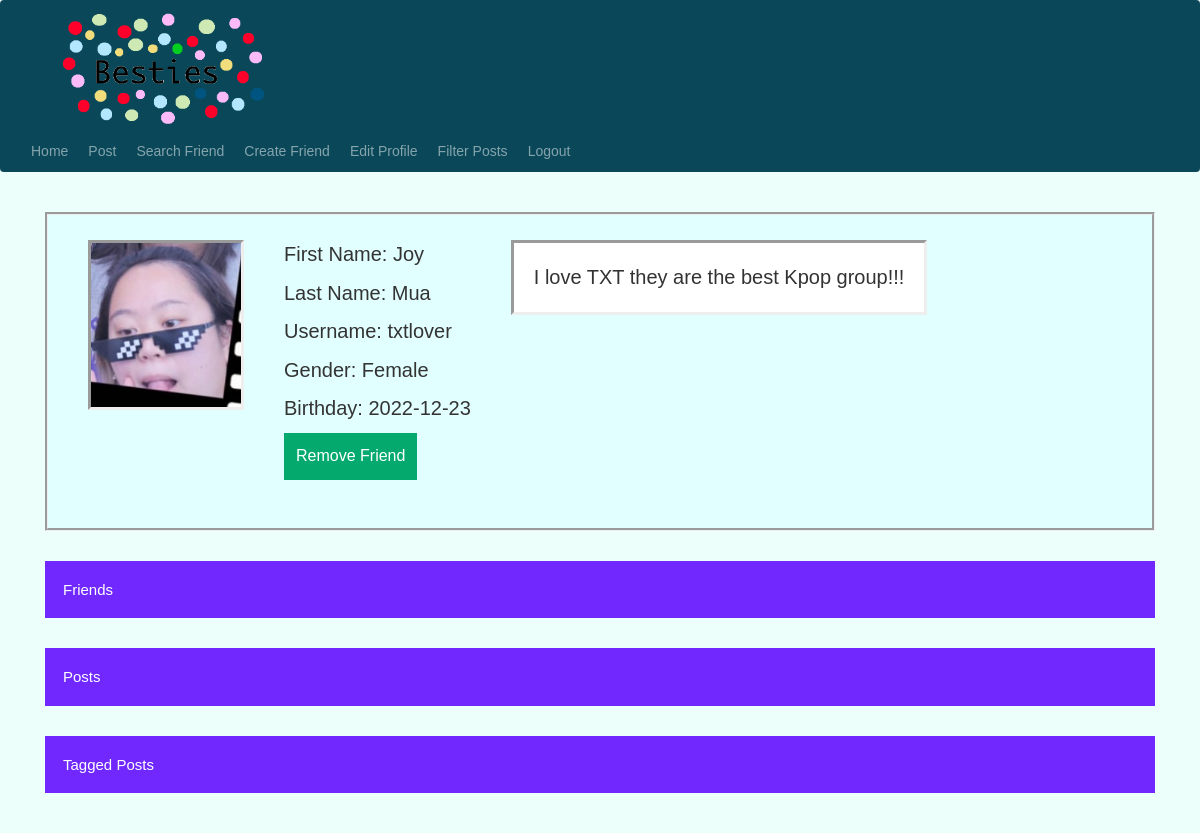
The app's page /user-home/view-friend-profile/1 (signed in) with its own data.
### setup/models.py (models this page shows)
class User(db.Model, UserMixin):
    id = db.Column(db.Integer, primary_key=True)
    email = db.Column(db.String(20), unique=True)
    username = db.Column(db.String(20), unique=True)
    password = db.Column(db.String(20))
    first_name = db.Column(db.String(20))
    middle_name = db.Column(db.String(20))
    last_name = db.Column(db.String(20))
    bio = db.Column(db.String(100))
    gender = db.Column(db.String(20))
    birthday = db.Column(db.String(20))
    profile_picture = db.Column(db.String(50))
    age = db.Column(db.Integer)
    posts = db.relationship('Post')
    friends_list = db.Column(MutableList.as_mutable(PickleType), default=[])
    friend_requests = db.relationship('FriendRequest')

### setup/features.py (the view)
@features.route('/user-home/view-friend-profile/<int:friend_id>', methods=['GET', 'POST'])
@login_required
def view_friend_profile(friend_id):
    friend = User.query.filter_by(id=friend_id).first()
    return render_template('friend_page.html', friend=friend, user=current_user)

### setup/__init__.py (called while the page is built)
def create_app():
    app = Flask(__name__)
    app.config['SECRET KEY'] = 'iudsdbciud ccdoi'
    app.config['SQLALCHEMY_DATABASE_URI'] = f'sqlite:///{DB_NAME}'
    db.init_app(app)
    from .features import features
    from .authorization import authorization
    app.register_blueprint(features, url_prefix='/')
    app.register_blueprint(authorization, url_prefix='/')
    from .models import User
    with app.app_context():
        db.create_all()
    login_manager = LoginManager()
    login_manager.login_view = 'authorization.login'
    login_manager.init_app(app)
    @login_manager.user_loader
    def load_user(id):
        return User.query.get(int(id))
    return app

### setup/templates/friend_page.html (shortened to what this page needs)
{% extends "base.html" %}
{% block content %}
<div class="groove" align="left">
    <div class="image" style="float: left;">
        <img class="img-responsive" src="{{ url_for('features.send_image', filename=friend.profile_picture) }}" width="150" height="150">
    </div>
    <div class="text1" style="float: left;">
        <p>First Name: {{ friend.first_name }}</p>
        <p>Last Name: {{ friend.last_name }}</p>
        {% if friend.username is none %}
            <p>Friend Creation</p>
        {% else %}
            <p>Username: {{ friend.username }}</p>
        {% endif %}
        <p>Gender: {{ friend.gender }}</p>
        <p>Birthday: {{ friend.birthday }} </p>
        {% if friend in user.friends_list %}
            <form action="{{ url_for('features.remove_friend', friend_id=friend.id) }}" method="POST">
                <button style="float: left;" type="submit" class="btn-search">Remove Friend</button>
            </form>
            <p style="float: left; padding: 25px;"> </p>
        {% else %}
            <form action="{{ url_for('features.add_friend_from_friend', user_id=friend.id, curr_page_user_id=friend.id) }}" method="POST">
                <button type="submit" class="btn-search">Add Friend</button>
            </form>
        {% endif %}
    </div>
    {% if friend.username is not none %}
        <div class="text1" style="float: left;">
            <p class="bio">{{ friend.bio }}</p>
        </div>
    {% endif %}
</div>
{% if friend.friends_list|length != 0 %}
<p style="float: left; padding: 10px;"></p>
<button type="button" class="collapsible">Friends</button>
{% endif %}
{% if friend.posts|length != 0 %}
<p style="float: left; padding: 10px;"></p>
<button type="button" class="collapsible">Posts</button>
{% endif %}
{% set lst = [] %}
<p style="float: left; padding: 10px;"></p>
<button type="button" class="collapsible">Tagged Posts</button>
<body onload="loadSlides({{ lst|safe }})"></body>
<br />
<br />
<br />
{% endblock %}

### setup/static/style.css (style rules this page uses)
* { box-sizing: border-box; }
.text1 { font-size: 20px; padding-left: 40px; }
.groove { background-color: #E2FFFF; border-style: groove; padding-left: 40px; padding-top: 25px; padding-bottom: 15px; padding-right: 40px; }
.btn-search { background-color: #04AA6D; color: white; padding: 12px; font-size: 16px; border: none; cursor: pointer; }
.image { border-style: inset; }
.bio { padding: 20px; border-style: inset; background-color: white; }
* { box-sizing: border-box }
body { font-family: Verdana, sans-serif; margin:0 }
img { vertical-align: middle; }
.collapsible { background-color: #7028FF; color: white; cursor: pointer; padding: 18px; width: 100%; border: none; text-align: left; outline: none; font-size: 15px; }

### records on screen
User: profile_picture (picture), first_name "Joy", last_name "Mua", username "txtlover", gender "Female", birthday "2022-12-23", bio "I love TXT they are the best Kpop group!!!"
